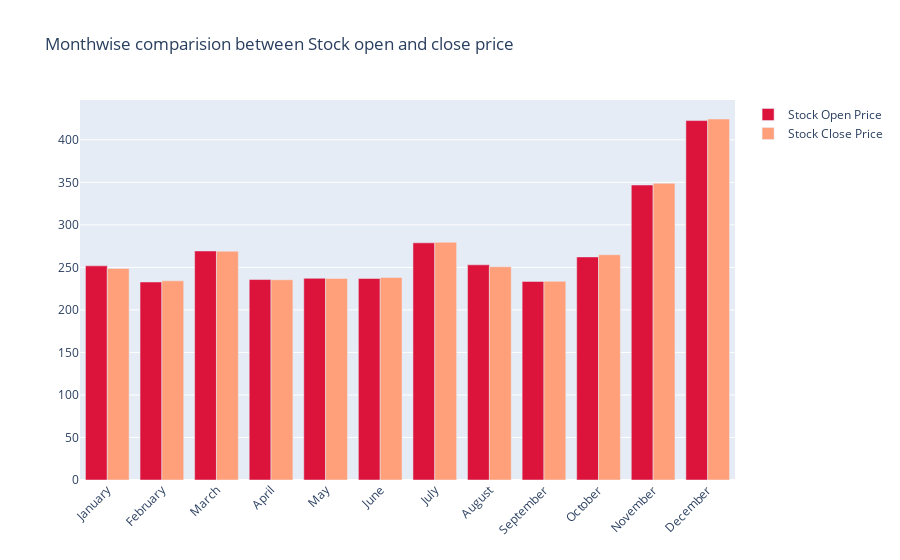

The cell this chart's notebook holds for it:
### Code cell
fig = go.Figure()

fig.add_trace(go.Bar(
    x=monthvise.index,
    y=monthvise['Open'],
    name='Stock Open Price',
    marker_color='crimson'
))
fig.add_trace(go.Bar(
    x=monthvise.index,
    y=monthvise['Close'],
    name='Stock Close Price',
    marker_color='lightsalmon'
))

fig.update_layout(barmode='group', xaxis_tickangle=-45, 
                  title='Monthwise comparision between Stock open and close price')
fig.show()

### Figure 1 — Plotly figure (JSON) as saved in the notebook; plotly's stock layout.template omitted (floating-point values rounded to 4 significant figures)
{"data": [{"marker": {"color": "crimson"}, "name": "Stock Open Price", "type": "bar", "x": ["January", "February", "March", "April", "May", "June", "July", "August", "September", "October", "November", "December"], "y": [251.8, 232.8, 269.3, 235.7, 237.2, 236.9, 278.9, 253.0, 233.5, 262.3, 346.9, 422.6]}, {"marker": {"color": "lightsalmon"}, "name": "Stock Close Price", "type": "bar", "x": ["January", "February", "March", "April", "May", "June", "July", "August", "September", "October", "November", "December"], "y": [248.8, 234.2, 269.0, 235.5, 237.0, 238.1, 279.6, 250.7, 233.6, 264.9, 348.9, 424.5]}], "layout": {"barmode": "group", "title": {"text": "Monthwise comparision between Stock open and close price"}, "xaxis": {"tickangle": -45}}}
